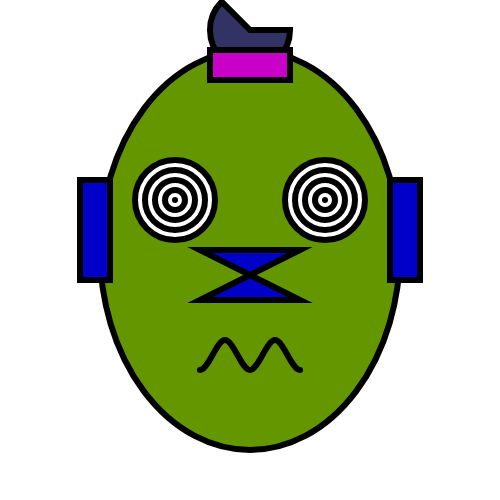
Frame 1 (no input)
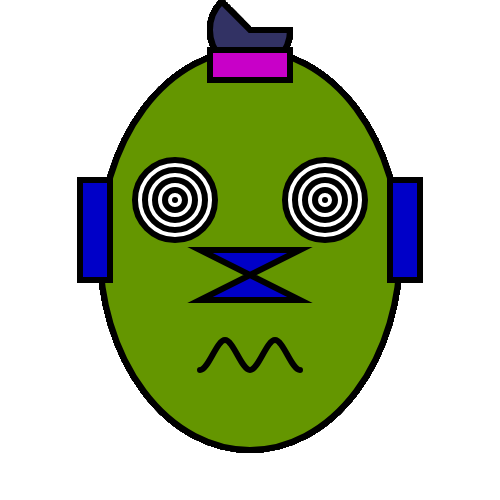
Frame 60 (no input)
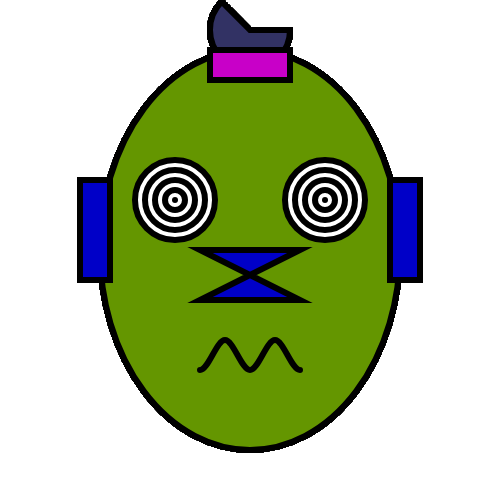
Frame 120 (the mouse pressed at the canvas centre since frame 60)

The p5.js sketch that drew these frames (run headless with seeded random() and noise() and a simulated clock; from frame 60 on, the mouse is pressed at the canvas centre):

// p5.js sketch
// ── sketch.js
function setup()
{
	//create a canvas for the robot
	createCanvas(500, 500);
}

function draw()
{
	strokeWeight(6);

	//robots head
    //change colour and shape
	fill(100,150,0);
	ellipse(250, 250, 300, 400);


	//robots antenna
	
    fill(50, 50, 100);
    arc(250, 30, 80, 80, 0, PI + QUARTER_PI, PIE)
    
    fill(200, 0, 200);
	rect(210, 50, 80, 30);
    
	//robots eyes
    //screwball eyes
	
    fill(255);
    ellipse(175, 200, 80, 80);
    ellipse(175, 200, 60, 60);
    ellipse(175, 200, 40, 40);
    ellipse(175, 200, 20, 20);
    
    point(175, 200)
    
    ellipse(325, 200, 80, 80);
    ellipse(325, 200, 60, 60);
    ellipse(325, 200, 40, 40);
    ellipse(325, 200, 20, 20);
	point(325, 200);
    
	//robots nose
    //change the shape of nose
	fill(0, 0, 200);
	quad(200, 250, 300, 250, 200, 300, 300, 300);
     
	//robots ears
	rect(80, 180, 30, 100);
	rect(390, 180, 30, 100);

	//robots mouth
	noFill();
	beginShape();
	curveVertex(175, 340);
	curveVertex(200, 370);
	curveVertex(225, 340);
	curveVertex(250, 370);
	curveVertex(275, 340);
	curveVertex(300, 370);
	curveVertex(325, 340);
	endShape();
    
    
}
